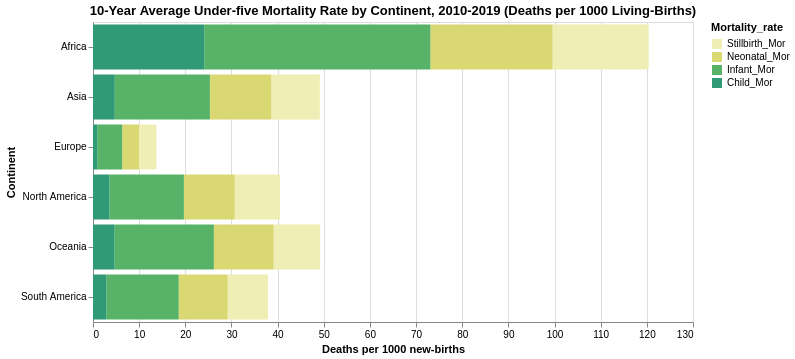

Specify this chart in Vega-Lite:
### Vega-Lite specification from a JSON file in a GitHub repository (floating-point values rounded to 4 significant figures)
{"config": {"view": {"continuousWidth": 600, "continuousHeight": 400}}, "data": {"name": "data-2f25c4cadc1b40d9432d364486502a6e"}, "mark": "bar", "encoding": {"color": {"type": "ordinal", "field": "Mortality_rate", "legend": {"title": "Mortality_rate"}, "scale": {"domain": ["Stillbirth_Mor", "Neonatal_Mor", "Infant_Mor", "Child_Mor"], "range": ["#efeeb4", "#dad873", "#58b368", "#309975"]}}, "tooltip": [{"type": "nominal", "field": "Continent", "title": "Continent"}, {"type": "nominal", "field": "Mortality_rate", "title": "Mortality_rate"}, {"type": "quantitative", "field": "Proportion", "title": "Deaths per 1000 new-births"}], "x": {"type": "quantitative", "axis": {"title": "Deaths per 1000 new-births"}, "field": "Proportion"}, "y": {"type": "nominal", "axis": {"title": "Continent"}, "field": "Continent"}}, "height": 300, "title": "10-Year Average Under-five Mortality Rate by Continent, 2010-2019 (Deaths per 1000 Living-Births)", "width": 600, "$schema": "https://vega.github.io/schema/vega-lite/v4.8.1.json", "datasets": {"data-2f25c4cadc1b40d9432d364486502a6e": [{"Continent": "Africa", "Mortality_rate": "Stillbirth_Mor", "Proportion": 20.82}, {"Continent": "Asia", "Mortality_rate": "Stillbirth_Mor", "Proportion": 10.51}, {"Continent": "Europe", "Mortality_rate": "Stillbirth_Mor", "Proportion": 3.79}, {"Continent": "North America", "Mortality_rate": "Stillbirth_Mor", "Proportion": 9.8}, {"Continent": "Oceania", "Mortality_rate": "Stillbirth_Mor", "Proportion": 10.06}, {"Continent": "South America", "Mortality_rate": "Stillbirth_Mor", "Proportion": 8.75}, {"Continent": "Africa", "Mortality_rate": "Neonatal_Mor", "Proportion": 26.48}, {"Continent": "Asia", "Mortality_rate": "Neonatal_Mor", "Proportion": 13.31}, {"Continent": "Europe", "Mortality_rate": "Neonatal_Mor", "Proportion": 3.64}, {"Continent": "North America", "Mortality_rate": "Neonatal_Mor", "Proportion": 11.01}, {"Continent": "Oceania", "Mortality_rate": "Neonatal_Mor", "Proportion": 12.96}, {"Continent": "South America", "Mortality_rate": "Neonatal_Mor", "Proportion": 10.62}, {"Continent": "Africa", "Mortality_rate": "Infant_Mor", "Proportion": 49.0}, {"Continent": "Asia", "Mortality_rate": "Infant_Mor", "Proportion": 20.61}, {"Continent": "Europe", "Mortality_rate": "Infant_Mor", "Proportion": 5.42}, {"Continent": "North America", "Mortality_rate": "Infant_Mor", "Proportion": 16.17}, {"Continent": "Oceania", "Mortality_rate": "Infant_Mor", "Proportion": 21.5}, {"Continent": "South America", "Mortality_rate": "Infant_Mor", "Proportion": 15.68}, {"Continent": "Africa", "Mortality_rate": "Child_Mor", "Proportion": 24.1}, {"Continent": "Asia", "Mortality_rate": "Child_Mor", "Proportion": 4.72}, {"Continent": "Europe", "Mortality_rate": "Child_Mor", "Proportion": 0.91}, {"Continent": "North America", "Mortality_rate": "Child_Mor", "Proportion": 3.53}, {"Continent": "Oceania", "Mortality_rate": "Child_Mor", "Proportion": 4.69}, {"Continent": "South America", "Mortality_rate": "Child_Mor", "Proportion": 2.89}]}}
